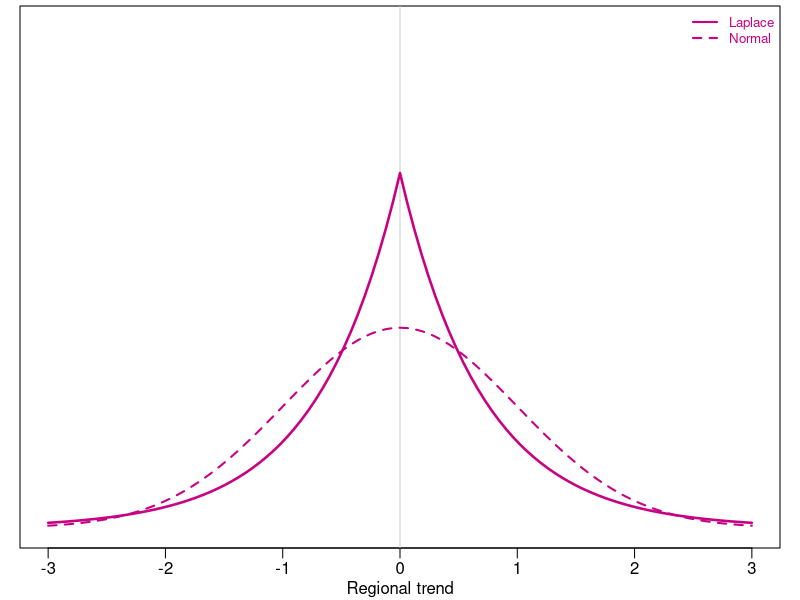

Recreate this plot in R.
## ---- chunk 1
knitr::opts_chunk$set(echo = FALSE, fig.width = 6.5, fig.height = 0.3)
ans_col <- rgb(200, 0, 130, maxColorValue = 255)
## ---- chunk 2
par(mar = c(2.6, 1, 0.3, 1), mgp = c(1.5, 0.5, 0))
plot(NA, xlim = c(-3, 3), ylim = c(0, 1), yaxt = "n", xlab = "Regional trend", ylab = "")
abline(v = 0, col = "grey80")
# same standard deviation (1) for both, so only the shape differs
curve(dnorm(x), -3, 3, add = TRUE, lwd = 2, lty = 2, col = ans_col)
curve(exp(-sqrt(2) * abs(x)) / sqrt(2), -3, 3, add = TRUE, lwd = 2.5, col = ans_col)
legend("topright", c("Laplace", "Normal"), lty = c(1, 2), lwd = 2, col = ans_col,
       text.col = ans_col, bty = "n", cex = 0.8)
